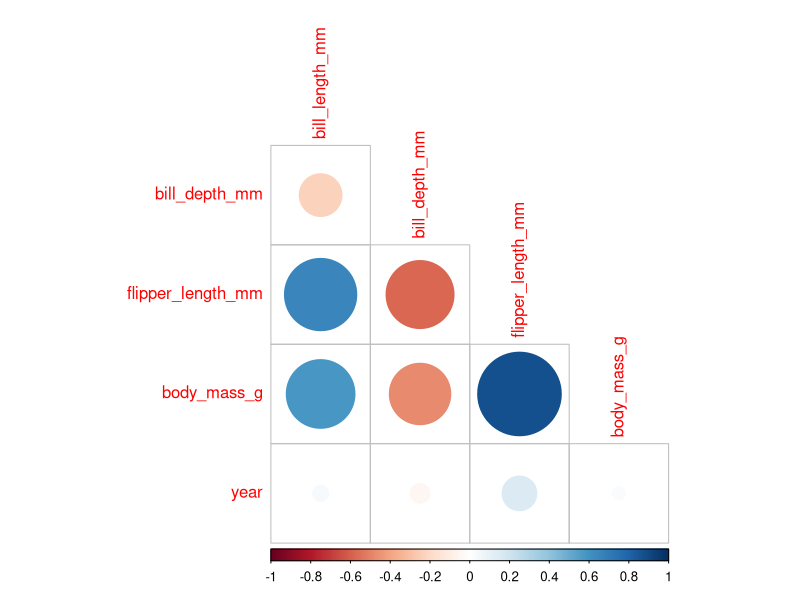

Generate this figure with R:
## ---- chunk 1
knitr::opts_chunk$set(echo = TRUE)
## ---- chunk 2
library(palmerpenguins) # access to data
#library(tibble)    
#library(car)
#library(MASS)           # fitting lda and qda
#library(klaR)           # fitting naive bayes
#library(knitr)          
#library(kableExtra)
#library(mice)
library(htmlTable)
library(gmodels)
library (class)
library(dplyr)
library(corrplot)

## ---- chunk 3
summary(penguins)
## ---- chunk 4
penguins_df = na.omit(penguins)
summary(penguins_df)
## ---- chunk 5
# Select numericals
penNumeric <- penguins_df %>% select(-species, -sex, -island)
# Cor-relation between numerics
corrplot(cor(penNumeric), type = 'lower', diag = FALSE)

result1 <- cor(subset(penguins_df, select = c("bill_length_mm", "bill_depth_mm", "body_mass_g", "year")))
result1


corr_check_with_variables <- function(data, t){
  m <- cor(data)
  

  for (i in 1:nrow(m)){
    c <-  which((abs(m[i,i:ncol(m)]) > t) & (m[i,i:ncol(m)] != 1))
  
    if(length(c)> 0){
      lapply(c,FUN =  function(x) (cat(paste(colnames(data)[i], "with",colnames(data)[x]), "\n")))
     
    }
  }
}
#(3)

corr_check_with_variables(penNumeric, 0.5)

## ---- chunk 6
org_penguins_df <- penguins_df
penguins_df <- penguins_df %>% select(-year) %>%
mutate_if(is.factor, as.numeric)
penguins_df$species <- org_penguins_df$species 
print(penguins_df)
## ---- chunk 7
normalize <- function(x) {
return ((x - min(x)) / (max(x) - min(x))) }

## ---- chunk 8

#penguins_df <- as.data.frame(lapply(penguins_df[,c(1,2,3,4)], normalize))
penguins_df_norm <- as.data.frame(lapply(penguins_df[3:6], normalize))
#penguins_df_norm <- penguins_df_norm %>% select(-Year) 

#Add back other variables 
penguins_df_norm$sex <- penguins_df$sex
penguins_df_norm$island <- penguins_df$island
penguins_df_norm$species <- penguins_df$species

head(penguins_df_norm)

## ---- chunk 9
set.seed(1234)
ind <- sample(2, nrow(penguins_df_norm), replace=TRUE, prob=c(0.67, 0.33))

## ---- chunk 10
# Compose training set
penguin.train <- penguins_df_norm[ind==1, 1:6]

# Inspect training set
head(penguin.train)

# Compose test set
penguin.test <- penguins_df_norm[ind==2, 1:6]

# Inspect test set
head(penguin.test)

## ---- chunk 11
# Compose `penguin` training labels
penguin.trainLabels <- penguins_df_norm[ind==1,7]

# Inspect result
print(penguin.trainLabels)

# Compose `penguin` test labels
penguin.testLabels <- penguins_df_norm[ind==2, 7]

# Inspect result
print(penguin.testLabels)


## ---- chunk 12

# Build the model
penguin_pred <- knn(train = penguin.train, test = penguin.test, cl = penguin.trainLabels, k=19)

# Inspect `penguin_pred`
penguin_pred

## ---- chunk 13

# Put `penguin.testLabels` in a data frame
penguinTestLabels <- data.frame(penguin.testLabels)

# Merge `penguin_pred` and `penguin.testLabels` 
merge <- data.frame(penguin_pred, penguin.testLabels)

# Specify column names for `merge`
names(merge) <- c("Predicted Species", "Observed Species")

# Inspect `merge` 
merge

CrossTable(x = penguin.testLabels, y = penguin_pred, prop.chisq=FALSE)

xtab <- caret::confusionMatrix(penguin_pred, penguin.testLabels)
print(xtab)
